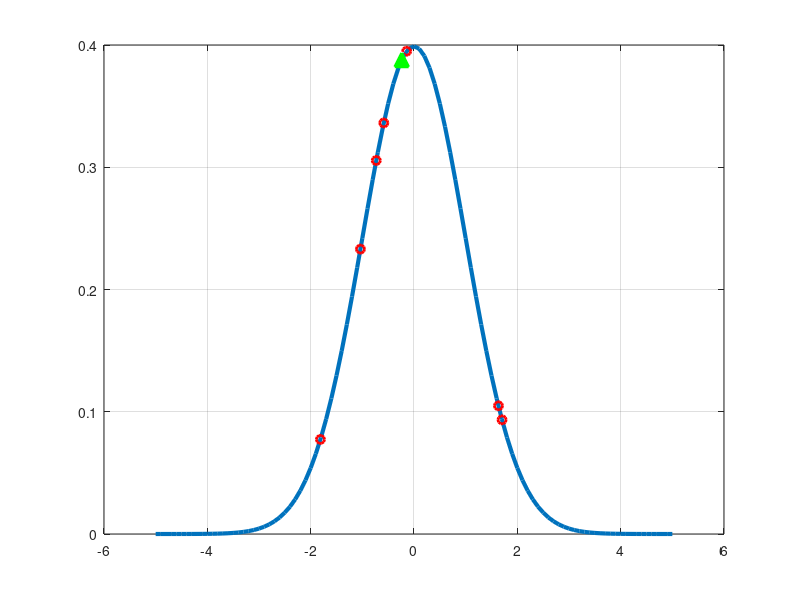

MATLAB code for this plot: (Note: this script raises an error after producing the figure.)
%% Steepest Ascent

objective = @(x) normpdf(x,0,1);

xax = linspace(-5,5,101);
yax = objective(xax);

plot(xax, yax, 'LineWidth', 3)
grid on

current_value  = randn;
current_height = objective(current_value);

m = line(current_value, current_height, ...
    'Zdata'      , 100  , ...
    'color'      ,  'g' , ...
    'marker'     ,  '^' , ...
    'markersize' ,  10  , ...
    'markerface' ,  'g' , ...
    'LineWidth'  ,   2  );

best_value  = current_value;
best_height = current_height;

for k = 1:100
    %current_value = best_value + randn/k;
    current_value = randn;
    current_height = objective(current_value);
    line(current_value, current_height, ...
        'color', 'r', 'marker', 'o', 'LineWidth', 2);
    if current_height > best_height
        best_height = current_height;
        best_value  = current_value
        m.set('XData', best_value, 'YData', best_height);
    end
    drawnow
    pause(.20)
end

best_value


%% Simulated Annealing
rng(0)

pks = @(x,y) 3*(1-x).^2.*exp(-x.^2 - (y+1).^2) ...
    - 10*(x/5 - x.^3 - y.^5).*exp(-x.^2-y.^2) ...
    - 1/3*exp(-(x+1).^2 - y.^2);

dim = linspace(-3,3,101);
[xpl, ypl] = meshgrid(dim, dim);
zfn = pks(xpl, ypl);
c = surfc(xpl, ypl, zfn);

c(1).EdgeColor = 'none';
axis off
colormap hsv
pause
view([0 -90])
pause
xi = 0;
yi = 0;

b = line(xi, yi, -3, 'color', 'g', 'marker', 'o', 'markerf', 'g');

T = 1;
N = 2000;
ll=zeros(1,N);
for k = 1:N
    k
    T = sqrt(N+1-k)/5;
    if k==1,T=1000;end

    zi = pks(xi, yi);
    b.XData = xi;
    b.YData = yi;
    proposal = zfn;
    proposal(:) = mvnpdf([xpl(:) ypl(:)], [xi yi]);
    acceptance = min(exp(-(zi-zfn)/T),10);
    P = proposal .* acceptance;
    c(1).CData = P*100;

    P(P<.01) = 0;
    P = P(:) ./ sum(P(:));

    drawnow
    pause(T/400)
    if k<=2 || (k>750 && k<800),pause,end

    idx = find(mnrnd(1,P));
    [xidx, yidx] = ind2sub(size(c(1).CData), idx);
    if k>1
        xi = xpl(1, yidx);
        yi = ypl(xidx, 1);
    end
    ll(k)=zi;
end

c(1).CData = zfn;

pause
clf
plot(ll)